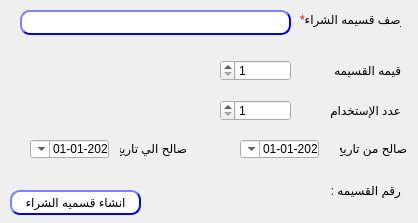
<?xml version="1.0" encoding="UTF-8"?>
<ui version="4.0">
 <class>promVoucher</class>
 <widget class="QDialog" name="promVoucher">
  <property name="geometry">
   <rect>
    <x>0</x>
    <y>0</y>
    <width>418</width>
    <height>223</height>
   </rect>
  </property>
  <property name="windowTitle">
   <string>انشاء قسيمه شراء عروض</string>
  </property>
  <property name="layoutDirection">
   <enum>Qt::RightToLeft</enum>
  </property>
  <widget class="QLabel" name="desc">
   <property name="geometry">
    <rect>
     <x>300</x>
     <y>10</y>
     <width>101</width>
     <height>20</height>
    </rect>
   </property>
   <property name="text">
    <string>&lt;html&gt;&lt;head/&gt;&lt;body&gt;&lt;p align=&quot;right&quot;&gt;&lt;span style=&quot; color:#ff0000;&quot;&gt;*&lt;/span&gt;وصف قسيمه الشراء&lt;/p&gt;&lt;/body&gt;&lt;/html&gt;</string>
   </property>
  </widget>
  <widget class="QPushButton" name="BTN_createVoucher">
   <property name="geometry">
    <rect>
     <x>10</x>
     <y>190</y>
     <width>131</width>
     <height>25</height>
    </rect>
   </property>
   <property name="layoutDirection">
    <enum>Qt::RightToLeft</enum>
   </property>
   <property name="styleSheet">
    <string notr="true">QPushButton{
                                        background-color: white;
                                        border-style: outset;
                                        border-width: 2px;
                                        border-radius: 10px;
                                        border-color: blue;
                                        min-width: 6em;
                                        }
                                        QPushButton:hover {
                                        background: qradialgradient(
                                        cx: 0.3, cy: -0.4, fx: 0.3, fy: -0.4,
                                        radius: 1.35, stop: 0 #fff, stop: 1 #bbb
                                        );
                                        }
                                        QPushButton:pressed {
                                        border-style: inset;
                                        background: qradialgradient(
                                        cx: 0.4, cy: -0.1, fx: 0.4, fy: -0.1,
                                        radius: 1.35, stop: 0 #fff, stop: 1 #ddd
                                        );
                                        }
                                    </string>
   </property>
   <property name="text">
    <string>انشاء قسميه الشراء</string>
   </property>
  </widget>
  <widget class="QLineEdit" name="LE_desc">
   <property name="geometry">
    <rect>
     <x>20</x>
     <y>10</y>
     <width>271</width>
     <height>25</height>
    </rect>
   </property>
   <property name="styleSheet">
    <string notr="true">QLineEdit{
                                        background-color: white;
                                        border-style: outset;
                                        border-width: 2px;
                                        border-radius: 10px;
                                        border-color: blue;
                                        min-width: 6em;
                                        }
                                        QLineEdit:hover {
                                        background: qradialgradient(
                                        cx: 0.3, cy: -0.4, fx: 0.3, fy: -0.4,
                                        radius: 1.35, stop: 0 #fff, stop: 1 #bbb
                                        );
                                        }
                                       QLineEdit:pressed {
                                        border-style: inset;
                                        background: qradialgradient(
                                        cx: 0.4, cy: -0.1, fx: 0.4, fy: -0.1,
                                        radius: 1.35, stop: 0 #fff, stop: 1 #ddd
                                        );
                                        }
                                    </string>
   </property>
  </widget>
  <widget class="QLabel" name="desc_3">
   <property name="geometry">
    <rect>
     <x>340</x>
     <y>140</y>
     <width>67</width>
     <height>17</height>
    </rect>
   </property>
   <property name="layoutDirection">
    <enum>Qt::RightToLeft</enum>
   </property>
   <property name="text">
    <string>صالح من تاريخ</string>
   </property>
  </widget>
  <widget class="QLabel" name="desc_4">
   <property name="geometry">
    <rect>
     <x>120</x>
     <y>140</y>
     <width>67</width>
     <height>17</height>
    </rect>
   </property>
   <property name="layoutDirection">
    <enum>Qt::RightToLeft</enum>
   </property>
   <property name="text">
    <string>صالح الي تاريخ</string>
   </property>
  </widget>
  <widget class="QDateTimeEdit" name="Qdate_to">
   <property name="geometry">
    <rect>
     <x>30</x>
     <y>140</y>
     <width>79</width>
     <height>18</height>
    </rect>
   </property>
   <property name="layoutDirection">
    <enum>Qt::RightToLeft</enum>
   </property>
   <property name="minimumDateTime">
    <datetime>
     <hour>0</hour>
     <minute>0</minute>
     <second>0</second>
     <year>2020</year>
     <month>1</month>
     <day>1</day>
    </datetime>
   </property>
   <property name="displayFormat">
    <string>yyyy-MM-dd</string>
   </property>
   <property name="calendarPopup">
    <bool>true</bool>
   </property>
  </widget>
  <widget class="QDateTimeEdit" name="Qdate_from">
   <property name="geometry">
    <rect>
     <x>240</x>
     <y>140</y>
     <width>79</width>
     <height>18</height>
    </rect>
   </property>
   <property name="layoutDirection">
    <enum>Qt::RightToLeft</enum>
   </property>
   <property name="minimumDateTime">
    <datetime>
     <hour>0</hour>
     <minute>0</minute>
     <second>0</second>
     <year>2020</year>
     <month>1</month>
     <day>1</day>
    </datetime>
   </property>
   <property name="displayFormat">
    <string>yyyy-MM-dd</string>
   </property>
   <property name="calendarPopup">
    <bool>true</bool>
   </property>
  </widget>
  <widget class="QDoubleSpinBox" name="LE_maxCount">
   <property name="geometry">
    <rect>
     <x>220</x>
     <y>100</y>
     <width>71</width>
     <height>21</height>
    </rect>
   </property>
   <property name="styleSheet">
    <string notr="true"/>
   </property>
   <property name="decimals">
    <number>0</number>
   </property>
   <property name="minimum">
    <double>1.000000000000000</double>
   </property>
   <property name="maximum">
    <double>99997.000000000000000</double>
   </property>
   <property name="value">
    <double>1.000000000000000</double>
   </property>
  </widget>
  <widget class="QLabel" name="voucher_num">
   <property name="geometry">
    <rect>
     <x>250</x>
     <y>180</y>
     <width>47</width>
     <height>21</height>
    </rect>
   </property>
   <property name="text">
    <string/>
   </property>
  </widget>
  <widget class="QLabel" name="label_2">
   <property name="geometry">
    <rect>
     <x>330</x>
     <y>180</y>
     <width>71</width>
     <height>20</height>
    </rect>
   </property>
   <property name="text">
    <string>رقم القسيمه : </string>
   </property>
  </widget>
  <widget class="QLabel" name="label">
   <property name="geometry">
    <rect>
     <x>310</x>
     <y>100</y>
     <width>91</width>
     <height>21</height>
    </rect>
   </property>
   <property name="text">
    <string>عدد الإستخدام</string>
   </property>
  </widget>
  <widget class="QLabel" name="desc_11">
   <property name="geometry">
    <rect>
     <x>320</x>
     <y>60</y>
     <width>81</width>
     <height>21</height>
    </rect>
   </property>
   <property name="layoutDirection">
    <enum>Qt::RightToLeft</enum>
   </property>
   <property name="text">
    <string>قيمه القسيمه</string>
   </property>
  </widget>
  <widget class="QDoubleSpinBox" name="LE_value">
   <property name="geometry">
    <rect>
     <x>220</x>
     <y>60</y>
     <width>71</width>
     <height>21</height>
    </rect>
   </property>
   <property name="styleSheet">
    <string notr="true"/>
   </property>
   <property name="decimals">
    <number>0</number>
   </property>
   <property name="minimum">
    <double>1.000000000000000</double>
   </property>
   <property name="maximum">
    <double>99997.000000000000000</double>
   </property>
   <property name="value">
    <double>1.000000000000000</double>
   </property>
  </widget>
 </widget>
 <resources/>
 <connections/>
</ui>
